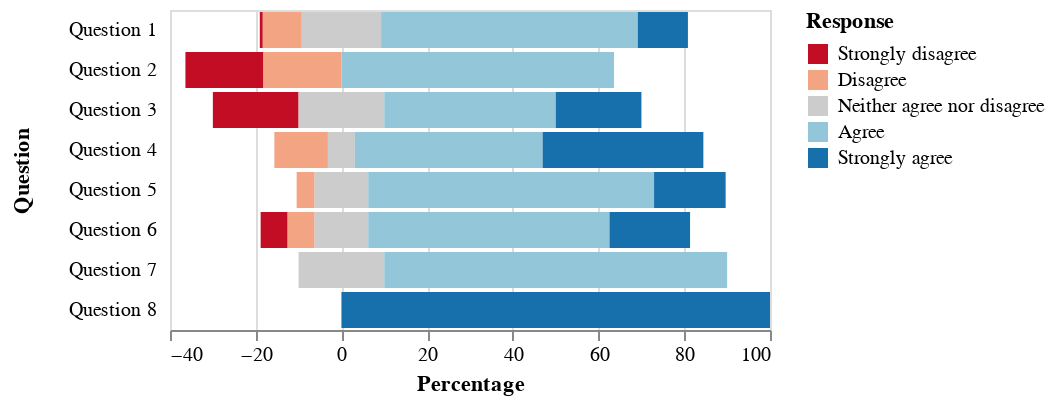

Describe this chart as a Vega-Lite specification.
### Vega-Lite specification from a JSON file in a GitHub repository (floating-point values rounded to 4 significant figures)
{"$schema": "https://vega.github.io/schema/vega-lite/v4.json", "description": "A diverging stacked bar chart for sentiments towards a set of eight questions, displayed as percentages with neutral responses straddling the 0% mark", "data": {"values": [{"question": "Question 1", "type": "Strongly disagree", "value": 24, "percentage": 0.7}, {"question": "Question 1", "type": "Disagree", "value": 294, "percentage": 9.1}, {"question": "Question 1", "type": "Neither agree nor disagree", "value": 594, "percentage": 18.5}, {"question": "Question 1", "type": "Agree", "value": 1927, "percentage": 59.9}, {"question": "Question 1", "type": "Strongly agree", "value": 376, "percentage": 11.7}, {"question": "Question 2", "type": "Strongly disagree", "value": 2, "percentage": 18.2}, {"question": "Question 2", "type": "Disagree", "value": 2, "percentage": 18.2}, {"question": "Question 2", "type": "Neither agree nor disagree", "value": 0, "percentage": 0}, {"question": "Question 2", "type": "Agree", "value": 7, "percentage": 63.6}, {"question": "Question 2", "type": "Strongly agree", "value": 11, "percentage": 0}, {"question": "Question 3", "type": "Strongly disagree", "value": 2, "percentage": 20}, {"question": "Question 3", "type": "Disagree", "value": 0, "percentage": 0}, {"question": "Question 3", "type": "Neither agree nor disagree", "value": 2, "percentage": 20}, {"question": "Question 3", "type": "Agree", "value": 4, "percentage": 40}, {"question": "Question 3", "type": "Strongly agree", "value": 2, "percentage": 20}, {"question": "Question 4", "type": "Strongly disagree", "value": 0, "percentage": 0}, {"question": "Question 4", "type": "Disagree", "value": 2, "percentage": 12.5}, {"question": "Question 4", "type": "Neither agree nor disagree", "value": 1, "percentage": 6.3}, {"question": "Question 4", "type": "Agree", "value": 7, "percentage": 43.8}, {"question": "Question 4", "type": "Strongly agree", "value": 6, "percentage": 37.5}, {"question": "Question 5", "type": "Strongly disagree", "value": 0, "percentage": 0}, {"question": "Question 5", "type": "Disagree", "value": 1, "percentage": 4.2}, {"question": "Question 5", "type": "Neither agree nor disagree", "value": 3, "percentage": 12.5}, {"question": "Question 5", "type": "Agree", "value": 16, "percentage": 66.7}, {"question": "Question 5", "type": "Strongly agree", "value": 4, "percentage": 16.7}, {"question": "Question 6", "type": "Strongly disagree", "value": 1, "percentage": 6.3}, {"question": "Question 6", "type": "Disagree", "value": 1, "percentage": 6.3}, {"question": "Question 6", "type": "Neither agree nor disagree", "value": 2, "percentage": 12.5}, {"question": "Question 6", "type": "Agree", "value": 9, "percentage": 56.3}, {"question": "Question 6", "type": "Strongly agree", "value": 3, "percentage": 18.8}, {"question": "Question 7", "type": "Strongly disagree", "value": 0, "percentage": 0}, {"question": "Question 7", "type": "Disagree", "value": 0, "percentage": 0}, {"question": "Question 7", "type": "Neither agree nor disagree", "value": 1, "percentage": 20}, {"question": "Question 7", "type": "Agree", "value": 4, "percentage": 80}, {"question": "Question 7", "type": "Strongly agree", "value": 0, "percentage": 0}, {"question": "Question 8", "type": "Strongly disagree", "value": 0, "percentage": 0}, {"question": "Question 8", "type": "Disagree", "value": 0, "percentage": 0}, {"question": "Question 8", "type": "Neither agree nor disagree", "value": 0, "percentage": 0}, {"question": "Question 8", "type": "Agree", "value": 0, "percentage": 0}, {"question": "Question 8", "type": "Strongly agree", "value": 2, "percentage": 100}]}, "transform": [{"calculate": "if(datum.type === 'Strongly disagree',-2,0) + if(datum.type==='Disagree',-1,0) + if(datum.type =='Neither agree nor disagree',0,0) + if(datum.type ==='Agree',1,0) + if(datum.type ==='Strongly agree',2,0)", "as": "q_order"}, {"calculate": "if(datum.type === 'Disagree' || datum.type === 'Strongly disagree', datum.percentage,0) + if(datum.type === 'Neither agree nor disagree', datum.percentage / 2,0)", "as": "signed_percentage"}, {"stack": "percentage", "as": ["v1", "v2"], "groupby": ["question"]}, {"joinaggregate": [{"field": "signed_percentage", "op": "sum", "as": "offset"}], "groupby": ["question"]}, {"calculate": "datum.v1 - datum.offset", "as": "nx"}, {"calculate": "datum.v2 - datum.offset", "as": "nx2"}], "mark": "bar", "encoding": {"x": {"field": "nx", "type": "quantitative", "title": "Percentage"}, "x2": {"field": "nx2"}, "y": {"field": "question", "type": "nominal", "title": "Question", "axis": {"offset": 5, "ticks": false, "minExtent": 60, "domain": false}}, "color": {"field": "type", "type": "nominal", "title": "Response", "scale": {"domain": ["Strongly disagree", "Disagree", "Neither agree nor disagree", "Agree", "Strongly agree"], "range": ["#c30d24", "#f3a583", "#cccccc", "#94c6da", "#1770ab"], "type": "ordinal"}}}, "config": {}}
